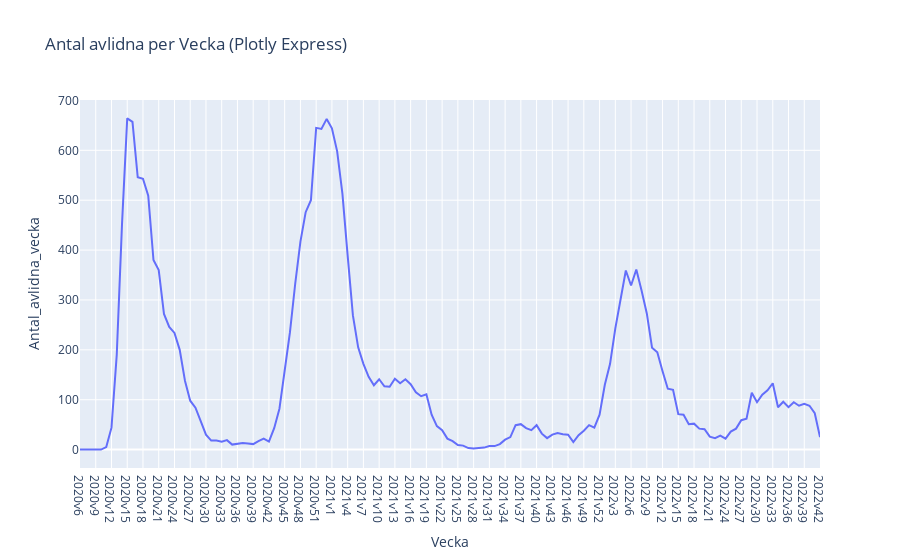

The code cell stored with this chart in its notebook:
### Code cell
# Seaborn

plt.figure(figsize=(15, 6))

sns.lineplot(x='Vecka', y='Antal_avlidna_vecka', data=covid_data)
plt.title('Antal avlidna per Vecka (Seaborn)')
plt.xlabel('Vecka')
plt.ylabel('Nya Fall')
plt.xticks(rotation=45)
plt.show()


# Plotly Express
fig_px = px.line(covid_data, x='Vecka', y='Antal_avlidna_vecka', title='Antal avlidna per Vecka (Plotly Express)')
fig_px.show()
fig_px.write_html("../Labb/Visualiseringar/Avlidna_per_vecka_plotly.html")

### Figure 1 — Plotly figure (JSON) as saved in the notebook; plotly's stock layout.template omitted (floating-point values rounded to 4 significant figures; data arrays with more than 128 entries replaced by an {"elided": "..."} marker saying what was removed)
{"data": [{"hovertemplate": "Vecka=%{x}<br>Antal_avlidna_vecka=%{y}<extra></extra>", "legendgroup": "", "line": {"color": "#636efa", "dash": "solid"}, "marker": {"symbol": "circle"}, "mode": "lines", "name": "", "orientation": "v", "showlegend": false, "type": "scatter", "x": {"elided": "142 str values"}, "xaxis": "x", "y": {"elided": "142 int values"}, "yaxis": "y"}], "layout": {"legend": {"tracegroupgap": 0}, "title": {"text": "Antal avlidna per Vecka (Plotly Express)"}, "xaxis": {"anchor": "y", "domain": [0, 1], "title": {"text": "Vecka"}}, "yaxis": {"anchor": "x", "domain": [0, 1], "title": {"text": "Antal_avlidna_vecka"}}}}
